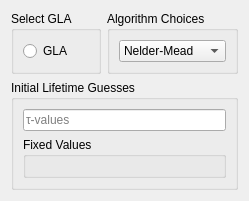
          <widget class="QWidget" name="GLA">
           <attribute name="title">
            <string>GLA</string>
           </attribute>
           <layout class="QGridLayout" name="gridLayout_8">
            <item row="0" column="0">
             <widget class="QGroupBox" name="GLA_Select">
              <property name="title">
               <string>Select GLA</string>
              </property>
              <layout class="QGridLayout" name="gridLayout_17">
               <item row="0" column="0">
                <widget class="QRadioButton" name="GLA_radio">
                 <property name="toolTip">
                  <string>&lt;html&gt;&lt;head/&gt;&lt;body&gt;&lt;p&gt;If selected the data will be analysed using Global Lifetime Analysis. This automatically unselects all other analysis options.&lt;/p&gt;&lt;/body&gt;&lt;/html&gt;</string>
                 </property>
                 <property name="text">
                  <string>GLA</string>
                 </property>
                 <property name="checked">
                  <bool>false</bool>
                 </property>
                 <property name="autoExclusive">
                  <bool>false</bool>
                 </property>
                </widget>
               </item>
              </layout>
             </widget>
            </item>
            <item row="0" column="1">
             <widget class="QGroupBox" name="GLA_Algorithm">
              <property name="title">
               <string>Algorithm Choices</string>
              </property>
              <layout class="QGridLayout" name="gridLayout_13">
               <item row="0" column="0">
                <widget class="QComboBox" name="GLA_algorithm_optimize">
                 <property name="toolTip">
                  <string>&lt;html&gt;&lt;head/&gt;&lt;body&gt;&lt;p&gt;Select the algorithm used by the optimize function to minimize the Chi-Square function. The default algorithm is &amp;quot;Nelder-Mead&amp;quot;.&lt;/p&gt;&lt;p&gt;For more information read the documentation for &amp;quot;scipy.optimize.minimize&amp;quot;.&lt;/p&gt;&lt;/body&gt;&lt;/html&gt;</string>
                 </property>
                 <item>
                  <property name="text">
                   <string>Nelder-Mead</string>
                  </property>
                 </item>
                 <item>
                  <property name="text">
                   <string>least_squares</string>
                  </property>
                 </item>
                 <item>
                  <property name="text">
                   <string>Powell</string>
                  </property>
                 </item>
                 <item>
                  <property name="text">
                   <string>CG</string>
                  </property>
                 </item>
                 <item>
                  <property name="text">
                   <string>BFGS</string>
                  </property>
                 </item>
                 <item>
                  <property name="text">
                   <string>L-BFGS-B</string>
                  </property>
                 </item>
                 <item>
                  <property name="text">
                   <string>TNC</string>
                  </property>
                 </item>
                 <item>
                  <property name="text">
                   <string>COBYLA</string>
                  </property>
                 </item>
                 <item>
                  <property name="text">
                   <string>SLSQP</string>
                  </property>
                 </item>
                 <item>
                  <property name="text">
                   <string>trust-constr</string>
                  </property>
                 </item>
                 <item>
                  <property name="text">
                   <string>basinhopping</string>
                  </property>
                 </item>
                 <item>
                  <property name="text">
                   <string>ampgo</string>
                  </property>
                 </item>
                </widget>
               </item>
              </layout>
             </widget>
            </item>
            <item row="1" column="0" colspan="2">
             <widget class="QGroupBox" name="GLA_Tau_Input">
              <property name="title">
               <string>Initial Lifetime Guesses</string>
              </property>
              <layout class="QGridLayout" name="gridLayout_12">
               <item row="0" column="0">
                <widget class="QLineEdit" name="GLA_input_tau">
                 <property name="toolTip">
                  <string>&lt;html&gt;&lt;head/&gt;&lt;body&gt;&lt;p&gt;Input the guessed lifetimes for the global lifetime analysis.&lt;/p&gt;&lt;p&gt;After the input press ENTER to select fixed values.&lt;/p&gt;&lt;p&gt;&lt;span style=&quot; font-weight:600; text-decoration: underline;&quot;&gt;Example:&lt;/span&gt;&lt;/p&gt;&lt;p&gt;Three species with different lifetimes.&lt;/p&gt;&lt;p&gt;τ&lt;span style=&quot; vertical-align:sub;&quot;&gt;1&lt;/span&gt; = 1.2 ps; τ&lt;span style=&quot; vertical-align:sub;&quot;&gt;2&lt;/span&gt; = 106 ps; τ&lt;span style=&quot; vertical-align:sub;&quot;&gt;3&lt;/span&gt; = 900 ns&lt;/p&gt;&lt;p&gt;&lt;span style=&quot; font-weight:600; text-decoration: underline;&quot;&gt;Input:&lt;/span&gt;&lt;/p&gt;&lt;p&gt;1.2, 106, 900000&lt;/p&gt;&lt;/body&gt;&lt;/html&gt;</string>
                 </property>
                 <property name="placeholderText">
                  <string>τ-values</string>
                 </property>
                </widget>
               </item>
               <item row="1" column="0">
                <widget class="QGroupBox" name="GLA_fix_box">
                 <property name="toolTip">
                  <string>&lt;!DOCTYPE HTML PUBLIC &quot;-//W3C//DTD HTML 4.0//EN&quot; &quot;http://www.w3.org/TR/REC-html40/strict.dtd&quot;&gt;
&lt;html&gt;&lt;head&gt;&lt;meta name=&quot;qrichtext&quot; content=&quot;1&quot; /&gt;&lt;style type=&quot;text/css&quot;&gt;
p, li { white-space: pre-wrap; }
&lt;/style&gt;&lt;/head&gt;&lt;body style=&quot; font-family:'Sans Serif'; font-size:9pt; font-weight:400; font-style:normal;&quot;&gt;
&lt;p style=&quot; margin-top:12px; margin-bottom:12px; margin-left:0px; margin-right:0px; -qt-block-indent:0; text-indent:0px;&quot;&gt;After confirming your lifetime input with ENTER, here you can select which of the input lifetimes should be optimize and which ones should remain fixed, if there are any.&lt;/p&gt;
&lt;p style=&quot; margin-top:12px; margin-bottom:12px; margin-left:0px; margin-right:0px; -qt-block-indent:0; text-indent:0px;&quot;&gt;&lt;span style=&quot; font-weight:600; text-decoration: underline;&quot;&gt;Example:&lt;/span&gt;&lt;/p&gt;
&lt;p style=&quot; margin-top:12px; margin-bottom:12px; margin-left:0px; margin-right:0px; -qt-block-indent:0; text-indent:0px;&quot;&gt;Three species with different lifetimes.&lt;/p&gt;
&lt;p style=&quot; margin-top:12px; margin-bottom:12px; margin-left:0px; margin-right:0px; -qt-block-indent:0; text-indent:0px;&quot;&gt;τ&lt;span style=&quot; vertical-align:sub;&quot;&gt;1&lt;/span&gt; = 1.2 ps; τ&lt;span style=&quot; vertical-align:sub;&quot;&gt;2&lt;/span&gt; = 106 ps; τ&lt;span style=&quot; vertical-align:sub;&quot;&gt;3&lt;/span&gt; = 900 ns&lt;/p&gt;
&lt;p style=&quot; margin-top:12px; margin-bottom:12px; margin-left:0px; margin-right:0px; -qt-block-indent:0; text-indent:0px;&quot;&gt;Only τ&lt;span style=&quot; vertical-align:sub;&quot;&gt;1 &lt;/span&gt;and τ&lt;span style=&quot; vertical-align:sub;&quot;&gt;2 &lt;/span&gt;are in the timescale of the measurment and therefore contribute to the fit in a meaningful way. τ&lt;span style=&quot; vertical-align:sub;&quot;&gt;3 &lt;/span&gt;will remain fixed.&lt;/p&gt;
&lt;p style=&quot; margin-top:12px; margin-bottom:12px; margin-left:0px; margin-right:0px; -qt-block-indent:0; text-indent:0px;&quot;&gt;&lt;span style=&quot; font-weight:600; text-decoration: underline;&quot;&gt;Input:&lt;/span&gt;&lt;/p&gt;
&lt;p style=&quot; margin-top:12px; margin-bottom:12px; margin-left:0px; margin-right:0px; -qt-block-indent:0; text-indent:0px;&quot;&gt; ◎ 	  ◎   	    ◉&lt;/p&gt;
&lt;p style=&quot; margin-top:12px; margin-bottom:12px; margin-left:0px; margin-right:0px; -qt-block-indent:0; text-indent:0px;&quot;&gt;1.2 	 106	900000&lt;/p&gt;&lt;/body&gt;&lt;/html&gt;</string>
                 </property>
                 <property name="title">
                  <string>Fixed Values</string>
                 </property>
                 <layout class="QHBoxLayout" name="GLA_fix_layout"/>
                </widget>
               </item>
              </layout>
             </widget>
            </item>
           </layout>
          </widget>
